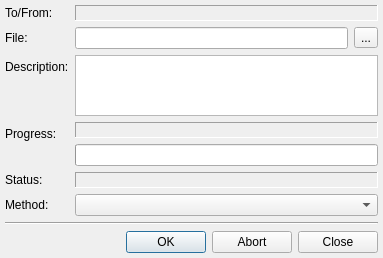
<?xml version="1.0" encoding="UTF-8"?>
<ui version="4.0">
 <class>StreamDialogClass</class>
 <widget class="QDialog" name="StreamDialogClass">
  <property name="geometry">
   <rect>
    <x>0</x>
    <y>0</y>
    <width>383</width>
    <height>257</height>
   </rect>
  </property>
  <layout class="QVBoxLayout" name="verticalLayout_2">
   <property name="margin">
    <number>5</number>
   </property>
   <item>
    <layout class="QFormLayout" name="formLayout">
     <item row="0" column="0">
      <widget class="QLabel" name="lblContactLabel">
       <property name="text">
        <string>To/From:</string>
       </property>
       <property name="textFormat">
        <enum>Qt::PlainText</enum>
       </property>
      </widget>
     </item>
     <item row="0" column="1">
      <widget class="QLabel" name="lblContact">
       <property name="sizePolicy">
        <sizepolicy hsizetype="Ignored" vsizetype="Preferred">
         <horstretch>0</horstretch>
         <verstretch>0</verstretch>
        </sizepolicy>
       </property>
       <property name="frameShape">
        <enum>QFrame::Panel</enum>
       </property>
       <property name="frameShadow">
        <enum>QFrame::Sunken</enum>
       </property>
       <property name="textFormat">
        <enum>Qt::RichText</enum>
       </property>
      </widget>
     </item>
     <item row="1" column="0">
      <widget class="QLabel" name="lblFileLabel">
       <property name="text">
        <string>File:</string>
       </property>
       <property name="textFormat">
        <enum>Qt::PlainText</enum>
       </property>
       <property name="buddy">
        <cstring>lneFile</cstring>
       </property>
      </widget>
     </item>
     <item row="1" column="1">
      <layout class="QHBoxLayout" name="horizontalLayout">
       <item>
        <widget class="QLineEdit" name="lneFile"/>
       </item>
       <item>
        <widget class="QToolButton" name="tlbFile">
         <property name="text">
          <string>...</string>
         </property>
        </widget>
       </item>
      </layout>
     </item>
     <item row="2" column="0">
      <widget class="QLabel" name="lblDescriptionLabel">
       <property name="text">
        <string>Description:</string>
       </property>
       <property name="textFormat">
        <enum>Qt::PlainText</enum>
       </property>
       <property name="buddy">
        <cstring>pteDescription</cstring>
       </property>
      </widget>
     </item>
     <item row="3" column="0">
      <widget class="QLabel" name="lblProgressLabel">
       <property name="text">
        <string>Progress:</string>
       </property>
       <property name="textFormat">
        <enum>Qt::PlainText</enum>
       </property>
      </widget>
     </item>
     <item row="3" column="1">
      <layout class="QVBoxLayout" name="verticalLayout">
       <item>
        <widget class="QLabel" name="lblProgress">
         <property name="sizePolicy">
          <sizepolicy hsizetype="Expanding" vsizetype="Preferred">
           <horstretch>0</horstretch>
           <verstretch>0</verstretch>
          </sizepolicy>
         </property>
         <property name="frameShape">
          <enum>QFrame::Panel</enum>
         </property>
         <property name="frameShadow">
          <enum>QFrame::Sunken</enum>
         </property>
         <property name="textFormat">
          <enum>Qt::PlainText</enum>
         </property>
        </widget>
       </item>
       <item>
        <widget class="QProgressBar" name="pgbPrgress"/>
       </item>
      </layout>
     </item>
     <item row="4" column="0">
      <widget class="QLabel" name="lblStatusLabel">
       <property name="text">
        <string>Status:</string>
       </property>
       <property name="textFormat">
        <enum>Qt::PlainText</enum>
       </property>
      </widget>
     </item>
     <item row="4" column="1">
      <widget class="QLabel" name="lblStatus">
       <property name="sizePolicy">
        <sizepolicy hsizetype="Expanding" vsizetype="Preferred">
         <horstretch>0</horstretch>
         <verstretch>0</verstretch>
        </sizepolicy>
       </property>
       <property name="frameShape">
        <enum>QFrame::Panel</enum>
       </property>
       <property name="frameShadow">
        <enum>QFrame::Sunken</enum>
       </property>
       <property name="textFormat">
        <enum>Qt::PlainText</enum>
       </property>
      </widget>
     </item>
     <item row="2" column="1">
      <widget class="QTextEdit" name="pteDescription">
       <property name="sizePolicy">
        <sizepolicy hsizetype="Expanding" vsizetype="Maximum">
         <horstretch>0</horstretch>
         <verstretch>0</verstretch>
        </sizepolicy>
       </property>
       <property name="maximumSize">
        <size>
         <width>16777215</width>
         <height>61</height>
        </size>
       </property>
      </widget>
     </item>
     <item row="5" column="0">
      <widget class="QLabel" name="lblMethod">
       <property name="text">
        <string>Method:</string>
       </property>
       <property name="textFormat">
        <enum>Qt::PlainText</enum>
       </property>
      </widget>
     </item>
     <item row="5" column="1">
      <widget class="QComboBox" name="cmbMethod">
       <property name="sizePolicy">
        <sizepolicy hsizetype="Expanding" vsizetype="Fixed">
         <horstretch>0</horstretch>
         <verstretch>0</verstretch>
        </sizepolicy>
       </property>
      </widget>
     </item>
    </layout>
   </item>
   <item>
    <widget class="Line" name="line">
     <property name="orientation">
      <enum>Qt::Horizontal</enum>
     </property>
    </widget>
   </item>
   <item>
    <widget class="QDialogButtonBox" name="bbxButtons">
     <property name="standardButtons">
      <set>QDialogButtonBox::Abort|QDialogButtonBox::Close|QDialogButtonBox::Ok</set>
     </property>
    </widget>
   </item>
  </layout>
 </widget>
 <layoutdefault spacing="6" margin="11"/>
 <tabstops>
  <tabstop>lneFile</tabstop>
  <tabstop>tlbFile</tabstop>
  <tabstop>pteDescription</tabstop>
  <tabstop>bbxButtons</tabstop>
 </tabstops>
 <resources/>
 <connections/>
</ui>
